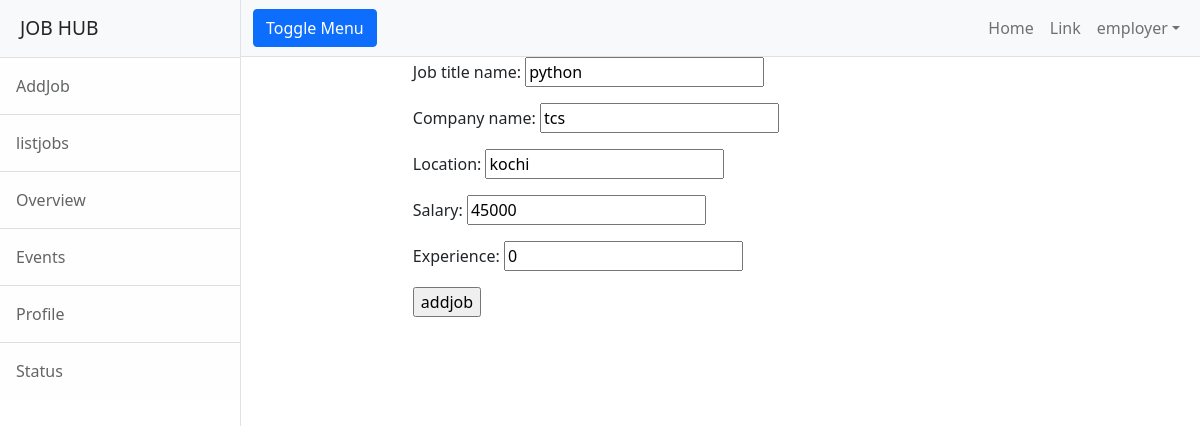
/employer/jobs/change/4 (signed in), run on the app's committed database.
### employer/models.py (models this page shows)
class Jobs(models.Model):
    job_title_name=models.CharField(max_length=150)
    company_name=models.CharField(max_length=150)
    location=models.CharField(max_length=120)
    salary=models.PositiveIntegerField(null=True)
    experience=models.PositiveIntegerField(default=0)

### employer/views.py (the view, shortened to what this page needs)
# urls.py: path("jobs/change/<int:id>",views.Jobeditview.as_view(),name="emp-editjob"),
class Jobeditview(View):
    def get(self,request,id):
        qs=Jobs.objects.get(id=id)
        form=JobForm(instance=qs)
        return render(request,"emp-editjob.html",{"form":form})

### employer/forms.py
class JobForm(forms.ModelForm):
    class Meta:
        model=Jobs
        fields="__all__"

### employer/templates/emp-editjob.html (shortened to what this page needs)
{%extends 'base.html'%}
{%block body_block%}
<div class="row">
    <div class="col-2"></div>
    <div class="col-8">
        <form action="" method="post">
            {{form.as_p}}
            <input type="submit" value="addjob">
        </form>
    </div>
    <div class="col-2"></div>
</div>
{%endblock%}

### employer/templates/base.html (shortened to what this page needs)
<!DOCTYPE html>
{%load static%}
<html lang="en">
    <head>
        <link href="{%static 'css/styles.css'%}" rel="stylesheet" />
    </head>
    <body>
        <div class="d-flex" id="wrapper">
            <div class="border-end bg-white" id="sidebar-wrapper">
                <div class="sidebar-heading border-bottom bg-light">JOB HUB</div>
                <div class="list-group list-group-flush">
                    <a class="list-group-item list-group-item-action list-group-item-light p-3" href="{%url 'emp-addjob' %}">AddJob</a>
                    <a class="list-group-item list-group-item-action list-group-item-light p-3" href="{%url 'all-jobs'%}">listjobs</a>
                    <a class="list-group-item list-group-item-action list-group-item-light p-3" href="#!">Overview</a>
                    <a class="list-group-item list-group-item-action list-group-item-light p-3" href="#!">Events</a>
                    <a class="list-group-item list-group-item-action list-group-item-light p-3" href="#!">Profile</a>
                    <a class="list-group-item list-group-item-action list-group-item-light p-3" href="#!">Status</a>
                </div>
            </div>
            <div id="page-content-wrapper">
                <nav class="navbar navbar-expand-lg navbar-light bg-light border-bottom">
                    <div class="container-fluid">
                        <button class="btn btn-primary" id="sidebarToggle">Toggle Menu</button>
                        <div class="collapse navbar-collapse" id="navbarSupportedContent">
                            <ul class="navbar-nav ms-auto mt-2 mt-lg-0">
                                <li class="nav-item active"><a class="nav-link" href="#!">Home</a></li>
                                <li class="nav-item"><a class="nav-link" href="#!">Link</a></li>
                                <li class="nav-item dropdown">
                                    <a class="nav-link dropdown-toggle" id="navbarDropdown" href="#" role="button" data-bs-toggle="dropdown" aria-haspopup="true" aria-expanded="false">{{request.user}}</a>
                                </li>
                            </ul>
                        </div>
                    </div>
                </nav>
                <div class="container-fluid">
                    {%block body_block%}
                    {%endblock%}
                </div>
            </div>
        </div>
    </body>
</html>

### data on the page
Jobs: job_title_name "python", company_name "tcs", location "kochi", salary "45000", experience "0"

### other printed values
{{ request.user }} "employer"
